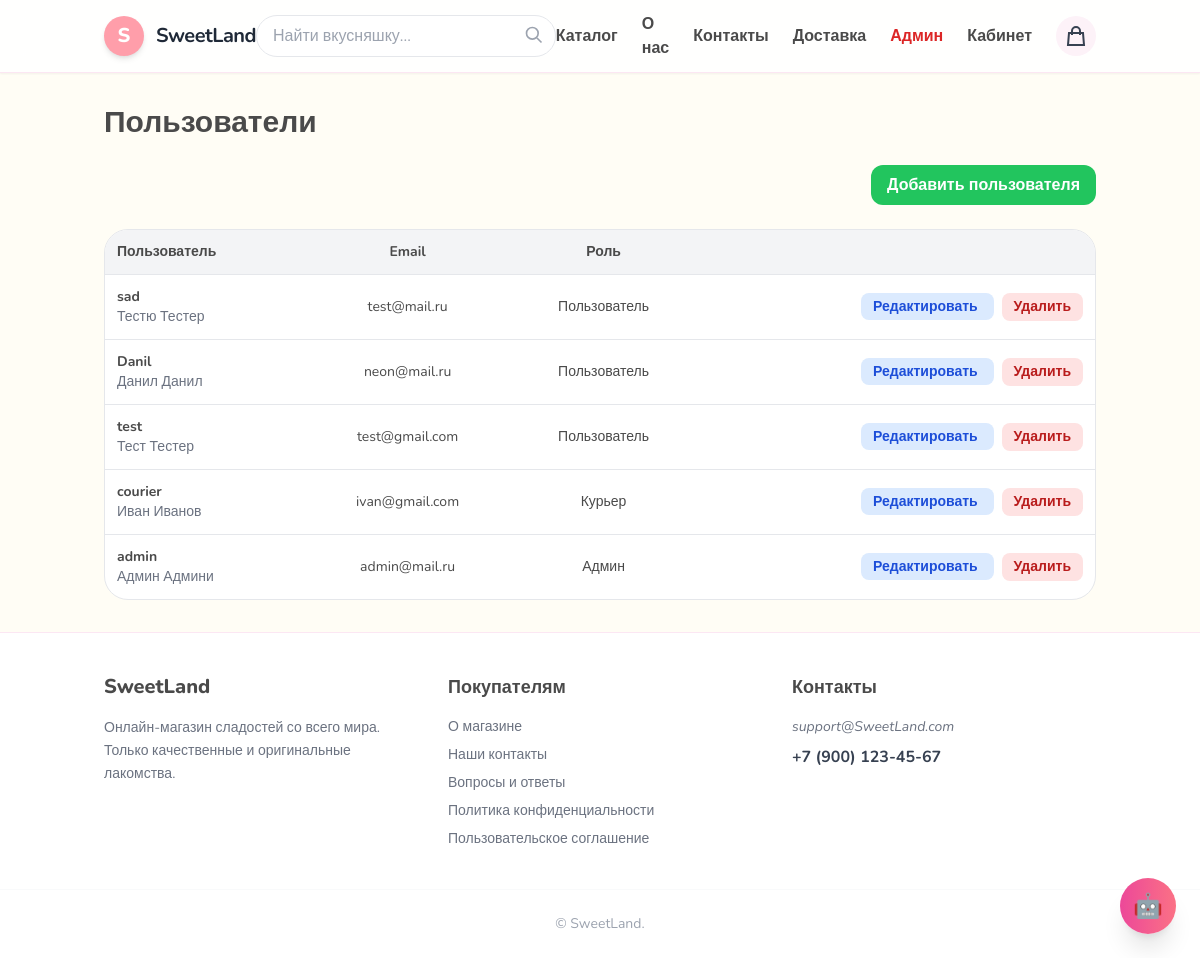
Before: /users/admin/ (signed in) with the older database file.
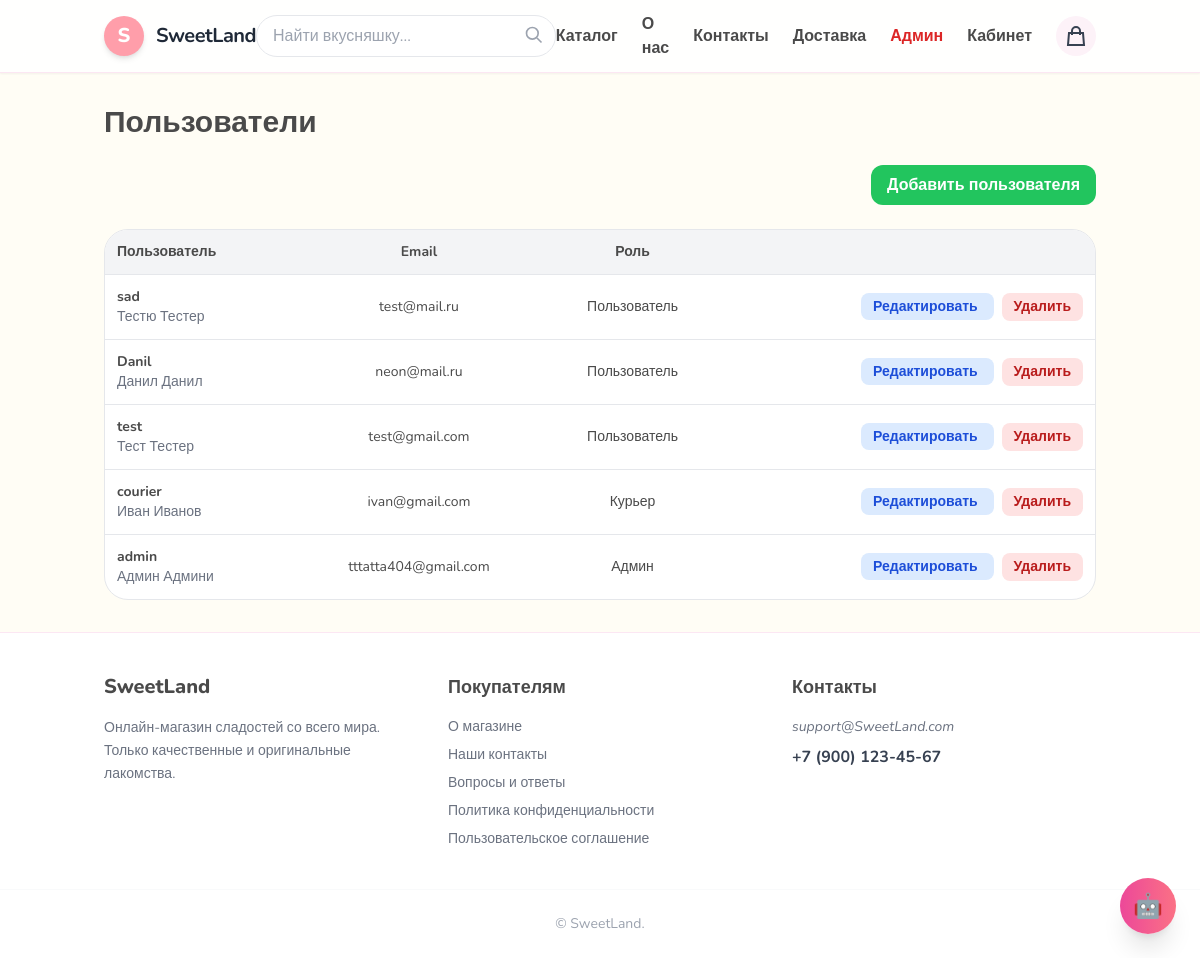
After: the same page with the newer database file.
### users/models.py (models this page shows, shortened)
class CustomUser(AbstractUser):
    phone = models.CharField("Телефон", max_length=30, blank=True)
    address = models.CharField("Адрес доставки", max_length=255, blank=True)
    bonus_points = models.DecimalField("Бонусы", max_digits=10, decimal_places=2, default=0)
    avatar = models.ImageField(upload_to="avatars/", blank=True, null=True)

### users/views.py (the view)
# urls.py: path("admin/", views.admin_users_view, name="admin_users"),
@user_passes_test(is_admin)
def admin_users_view(request):
    users = CustomUser.objects.all().order_by("-date_joined")
    return render(request, "users/admin_users.html", {
        "users": users
    })

### cart/cart.py (called while the page is built)
    def __len__(self):
        return sum(item["quantity"] for item in self.cart.values())

### cart/context_processors.py (called while the page is built)
def cart_counter(request):
    cart = Cart(request)
    return {"cart_counter": len(cart)}

### store/context_processors.py (called while the page is built)
def categories_processor(request):
    return {
        "categories": Category.objects.all()
    }

### users/views.py (called while the page is built)
def is_admin(user):
    return user.is_authenticated and user.is_superuser

### templates/users/admin_users.html (shortened to what this page needs)
{% extends "base.html" %}
{% block content %}
<div class="max-w-6xl mx-auto space-y-6">
  <h1 class="text-3xl font-black">Пользователи</h1>
  <div class="flex justify-end mb-4">
    <a href="{% url 'users:admin_add_user' %}"
       class="px-4 py-2 bg-green-500 text-white rounded-xl font-bold hover:bg-green-600">
       Добавить пользователя
    </a>
  </div>
  <div class="bg-white border rounded-3xl overflow-hidden">
    <table class="w-full text-sm">
      <thead class="bg-gray-100">
        <tr>
          <th class="p-3 text-left">Пользователь</th>
          <th class="p-3">Email</th>
          <th class="p-3">Роль</th>
          <th class="p-3"></th>
        </tr>
      </thead>
      <tbody>
        {% for u in users %}
        <tr class="border-t">
          <td class="p-3">
            <b>{{ u.username }}</b><br>
            <span class="text-gray-500">{{ u.get_full_name }}</span>
          </td>
          <td class="p-3 text-center">
            {{ u.email }}
          </td>
          <td class="p-3 text-center">
            {% if u.is_superuser %}
              Админ
            {% elif u.is_staff %}
              Курьер
            {% else %}
              Пользователь
            {% endif %}
          </td>
          <td class="p-3 text-right space-x-2">
            <a href="{% url 'users:admin_edit_user' u.id %}"
               class="px-3 py-1 bg-blue-100 text-blue-700 rounded-lg font-bold">
              Редактировать
            </a>
            <form method="post"
                  action="{% url 'users:admin_delete_user' u.id %}"
                  class="inline"
                  onsubmit="return confirm('Удалить пользователя?')">
              <button
                class="px-3 py-1 bg-red-100 text-red-700 rounded-lg font-bold">
                Удалить
              </button>
            </form>
          </td>
        </tr>
        {% endfor %}
      </tbody>
    </table>
  </div>
</div>
{% endblock %}

Changed rows visible on the page:
changed CustomUser "admin": email "admin@mail.ru" → "tttatta404@gmail.com"
